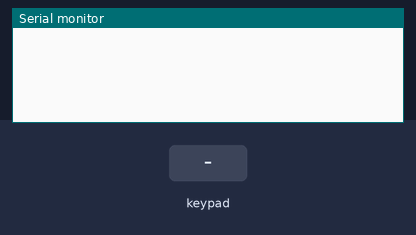
Bench run of a sketch on a simulated ESP32. On the bench: the last lines printed to the serial monitor. The inputs (shaded band) are chosen by the test bench.

Above: at 1.2 s.
1.3 s: key '1' pressed
At 2.5 s:
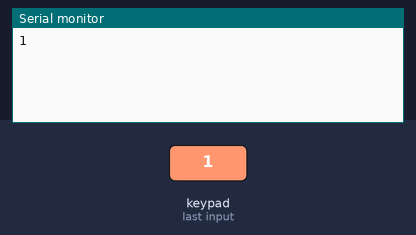
2.8 s: keypad keys 3 3 1 2 1 4 2 6 # pressed 0.4 s apart
At 6.9 s:
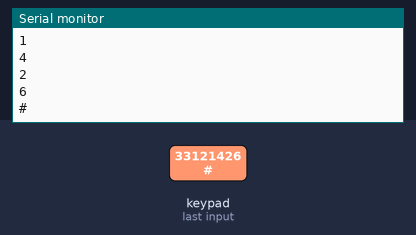
7.9 s: key '*' pressed
At 8.7 s:
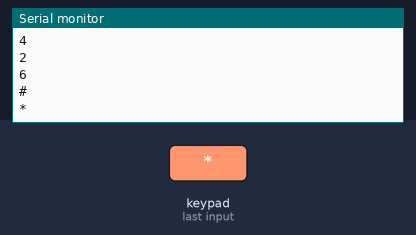
9.4 s: keypad keys 2 5 1 2 2 7 pressed 0.4 s apart
At 11.9 s:
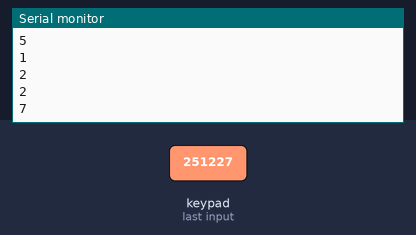
Timing chart, 0 to 13.4 s (numbered marks = the images above; inputs shaded):
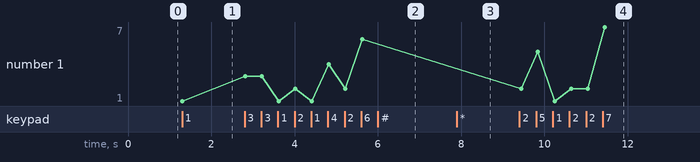

Measured:
- after the input at 1.3 s, the serial monitor: prints a new line at once (image 1)
- after the input at 2.8 s, the serial monitor: prints a new line at once (image 2)
- after the input at 7.9 s, the serial monitor: prints a new line at once (image 3)
- after the input at 9.4 s, the serial monitor: prints a new line at once (image 4)
- plotted number 1: 1 → 6 after the input at 2.8 s, 6 → 7 after the input at 9.4 s

The sketch:

keypad3x4.ino
```cpp
#include <Keypad.h>

#define ROW_NUM     4 // four rows
#define COLUMN_NUM  3 // three columns

char keys[ROW_NUM][COLUMN_NUM] = {
  {'1', '2', '3'},
  {'4', '5', '6'},
  {'7', '8', '9'},
  {'*', '0', '#'}
};

byte pin_rows[ROW_NUM] = {33, 12, 14, 26}; // GPIO18, GPIO5, GPIO17, GPIO16 connect to the row pins
byte pin_column[COLUMN_NUM] = {25, 12, 27};  // GPIO4, GPIO0, GPIO2 connect to the column pins

Keypad keypad = Keypad( makeKeymap(keys), pin_rows, pin_column, ROW_NUM, COLUMN_NUM );

void setup() {
  Serial.begin(115200);
}

void loop() {
  char key = keypad.getKey();

  if (key) {
    Serial.println(key);
  }
  delay(100);
}
```
